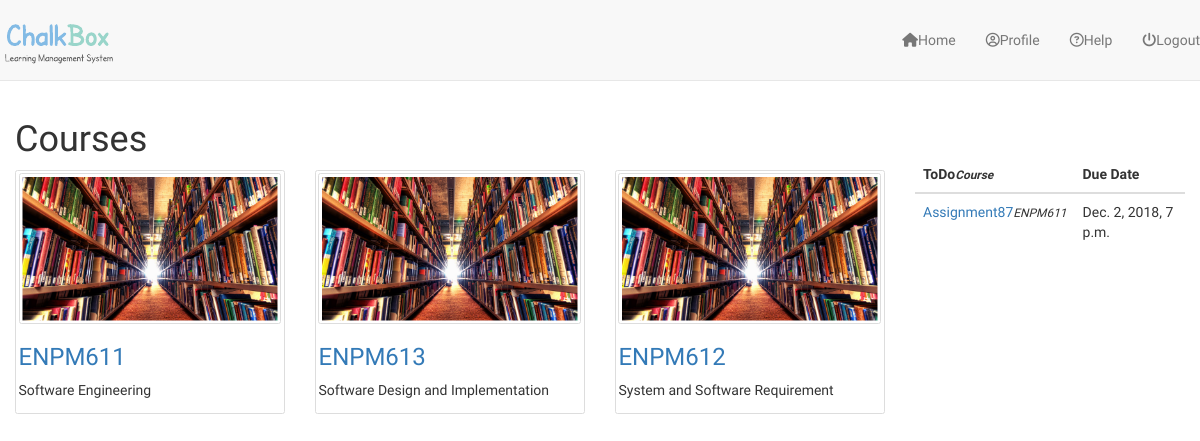
The page /courses/ (signed in) on the database its author committed.
### courses/models.py (models this page shows, shortened)
class Course(models.Model):
    course_code = models.CharField(max_length=120)
    course_title = models.CharField(max_length=120)
    course_description = models.TextField(blank=True)
    updated     = models.DateTimeField(auto_now=True)
    timestamp   = models.DateTimeField(auto_now_add=True)
    syllabus	= models.FileField(null=True, blank=True)
    publish_syllabus   = models.BooleanField(default=False)
    def get_absolute_url(self):
    	return reverse("courses:detail", kwargs={"cid": self.id})

### assignments/models.py (models this page shows, shortened)
class Assignment(models.Model):
	course = models.ForeignKey(Course)
	title = models.CharField(max_length=120, unique=True)
	due_date = models.DateTimeField()
	total_points	= models.IntegerField()
	description = models.TextField(blank=True)
	updated     = models.DateTimeField(auto_now=True)
	timestamp   = models.DateTimeField(auto_now_add=True)
	question	= models.FileField(null=True, blank=True)
	publish		= models.BooleanField(default=False)
	def is_past_due(self):
		return timezone.now() > self.due_date

### courses/views.py (the view)
def course_home(request):
	user = User(id=request.user.id)
	assignments = Assignment.objects.all().order_by('due_date')
	courses = user.courses.all()
	context = {
		"object_list": courses,
		"todo": assignments,
		"title": "Courses",
	}
	return render(request, "course/course_home.html", context)

### templates/course/course_home.html (shortened to what this page needs)
{% extends "base_navbar.html" %}
{% load staticfiles %}
{% block content %}
<div class="content">
       <div class="container-fluid">
              <div class="row">
                     <div class="col-md-9">
              	<h1>{{ title }}</h1>
                     <div class="row">
              		{% for obj in object_list %}
              		<div class="col-sm-6 col-md-4">
                     		<div class="img-thumbnail">
                     			<img src="{% static 'img/book.jpg' %}" class="img-thumbnail">
                     			<div class="caption">
                     				<h3><a href='{{ obj.get_absolute_url }}'>{{ obj.course_code }}</a></h3>
                     				<p>{{ obj.course_title }}</p>
                     			</div>
                     	       </div>
                            </div>
              	      {% endfor %}
              	</div>
                     </div>
                     <div class="col-md-3" style="padding-top: 7vh;">
                            <table class="table">
                            <thead>
                            <tr>
                                   <th scope="col">ToDo<small><i>Course</i></small></small></th>
                                   <th scope="col">Due Date</th>
                            </tr>
                            </thead>
                            <tbody>
                                   {% for obj in todo %}
                                   {% if obj.is_past_due == False %}
                                   <tr>
                                   <td><a href='{% url "courses:assignments:assignment_detail" cid=obj.course.id aid=obj.id %}'>{{ obj.title }}</a><small><i>{{ obj.course.course_code }}</i></small></td>
                                   <td>{{ obj.due_date }}</td>
                                   </tr>
                                   {% endif %}
                                   {% endfor %}
                            </tbody>
                            </table>
                     </div>
              </div>
       </div>
</div>
{% endblock %}

### static_proj/static_root/css/navbar-static-top.css (style rules this page uses)
body { min-height: 2000px; }

### static_proj/static_root/css/custom.css (style rules this page uses)
html { height: 100%; margin: 0; padding: 0; border: 0; overflow-x: hidden; }
body { min-height: 100% !important; font-family: 'Quicksand', 'Raleway', sans-serif; margin: 0; padding: 0; border: 0; overflow-x: hidden; }
.img-thumbnail { padding: 0.25rem; background-color: #fff; border: 1px solid #ddd; border-radius: 0.25rem; transition: all 0.2s ease-in-out; max-width: 100%; height: auto; }

### static_proj/static_root/css/style.css (style rules this page uses)
*, *:before, *:after { box-sizing: border-box; }

### rows shown on the page
Course: course_code "ENPM611", course_title "Software Engineering"
Course: course_code "ENPM613", course_title "Software Design and Implementation"
Course: course_code "ENPM612", course_title "System and Software Requirement"
Assignment: title "Assignment87", course.course_code "ENPM611", due_date "Dec. 2, 2018, 7 p.m."

### other values the page prints
{{ title }} "Courses"
